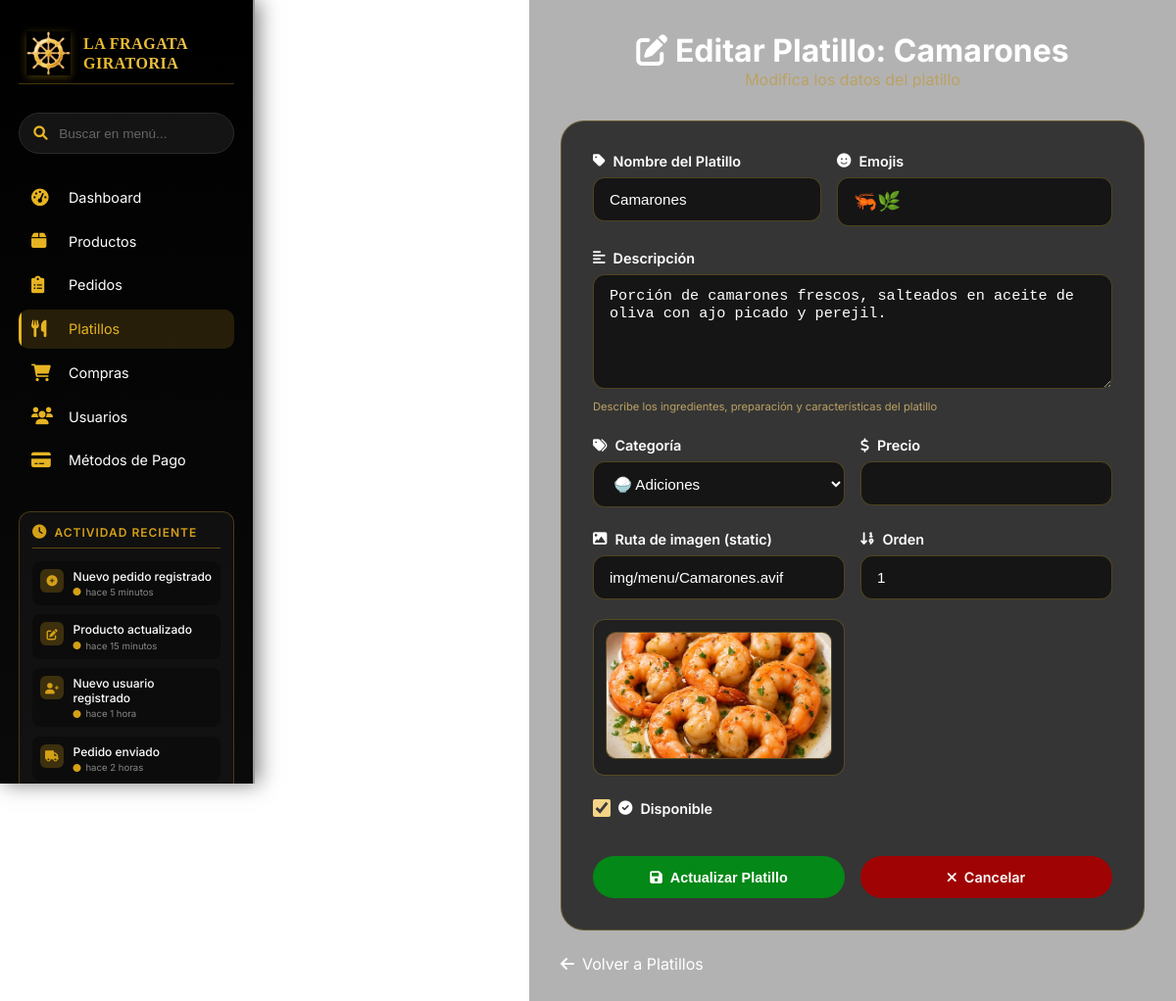
Screenshot of /platillos/platillos_editar/9/ with the database file from the repository.
### platillos/models.py (models this page shows, shortened)
class Platillo(models.Model):
    nombre = models.CharField(max_length=200, verbose_name="Nombre")
    descripcion = models.TextField(verbose_name="Descripción")
    categoria = models.ForeignKey(CategoriaPlatillo, on_delete=models.CASCADE, related_name='platillos', verbose_name="Categoría")
    imagen_url = models.CharField(
        max_length=500,
        verbose_name="Ruta de imagen",
        blank=True,
        help_text="Ruta en static, ej: img/menu/Ceviche-Clásico.avif",
    )
    emojis = models.CharField(max_length=50, verbose_name="Emojis", blank=True, help_text="Ej: 🐠🍋‍🟩")
    precio = models.DecimalField(max_digits=10, decimal_places=2, verbose_name="Precio")
    disponible = models.BooleanField(default=True, verbose_name="Disponible")
    destacado = models.BooleanField(default=False, verbose_name="Destacado")
    orden = models.IntegerField(default=0, verbose_name="Orden")
    fecha_creacion = models.DateTimeField(auto_now_add=True)
    fecha_actualizacion = models.DateTimeField(auto_now=True)
    class Meta:
        verbose_name = "Platillo"
        verbose_name_plural = "Platillos"
        ordering = ['orden', '-fecha_creacion']
    def get_imagen_static_path(self):
        if not self.imagen_url:
            return ''
        path = self.imagen_url.strip().replace('\\', '/')
        if path.startswith(('http://', 'https://')):
            return ''
        if path.startswith('/static/'):
            path = path[9:]
        elif path.startswith('static/'):
            path = path[7:]
        elif path.startswith('/'):
            path = path[1:]
        return path

class CategoriaPlatillo(models.Model):
    nombre = models.CharField(max_length=100, verbose_name="Nombre")
    descripcion = models.TextField(verbose_name="Descripción", blank=True)
    emoji = models.CharField(max_length=10, verbose_name="Emoji", blank=True, help_text="Ej: 🍕, 🍔, 🥗, 🍣")
    activo = models.BooleanField(default=True, verbose_name="Activo")
    orden = models.IntegerField(default=0, verbose_name="Orden")
    fecha_creacion = models.DateTimeField(auto_now_add=True)
    fecha_actualizacion = models.DateTimeField(auto_now=True)
    class Meta:
        verbose_name = "Categoría de Platillo"
        verbose_name_plural = "Categorías de Platillos"
        ordering = ['orden', 'nombre']

### platillos/views.py (the view, shortened to what this page needs)
# urls.py: path('platillos_editar/<int:pk>/', views.PlatilloUpdateView.as_view(), name='editar'),
class PlatilloUpdateView(UpdateView):
    model = Platillo
    fields = ['nombre', 'descripcion', 'categoria', 'imagen_url', 'emojis', 'precio', 'disponible', 'destacado', 'orden']
    template_name = 'roles/admin/Crud/platillos/platillo_editar.html'
    success_url = reverse_lazy('platillos:lista')
    def get_context_data(self, **kwargs):
        context = super().get_context_data(**kwargs)
        context['categorias'] = CategoriaPlatillo.objects.filter(activo=True)
        return context

### platillos/templatetags/platillos_tags.py (called while the page is built)
@register.simple_tag
def platillo_imagen(platillo):
    url = (platillo.imagen_url or '').strip()
    if url.startswith(('http://', 'https://')):
        return url
    path = platillo.get_imagen_static_path()
    if path:
        return static(path)
    return static('img/icono-fragata.jpg')

### templates/roles/admin/Crud/platillos/platillo_editar.html (shortened to what this page needs)
{% load static platillos_tags %}
<!DOCTYPE html>
<html lang="es">
<head>
    <link rel="stylesheet" href="https://cdnjs.cloudflare.com/ajax/libs/font-awesome/6.0.0/css/all.min.css">
    <link rel="stylesheet" href="{% static 'css/platillos_form.css' %}" />
</head>
<body>
<div class="layout-container">
    {% include 'layouts/sindear.html' %}
    <main class="main-content">
        <div class="form-container">
            <div class="form-header">
                <h1><i class="fas fa-edit"></i> Editar Platillo: {{ platillo.nombre }}</h1>
                <p>Modifica los datos del platillo</p>
            </div>
            <div class="form-card">
                <form method="post" class="platillo-form" id="platilloForm">
                    <div class="form-row">
                        <div class="form-group">
                            <label for="nombre">
                                <i class="fas fa-tag"></i> Nombre del Platillo
                            </label>
                            <input type="text" id="nombre" name="nombre" value="{{ platillo.nombre }}" required>
                        </div>
                        <div class="form-group">
                            <label for="emojis">
                                <i class="fas fa-smile"></i> Emojis
                            </label>
                            <input type="text" id="emojis" name="emojis" value="{{ platillo.emojis }}" maxlength="50" style="font-size: 1.2rem;">
                        </div>
                    </div>
                    <div class="form-group">
                        <label for="descripcion">
                            <i class="fas fa-align-left"></i> Descripción
                        </label>
                        <textarea id="descripcion" name="descripcion" rows="5" required>{{ platillo.descripcion }}</textarea>
                        <small class="form-text">Describe los ingredientes, preparación y características del platillo</small>
                    </div>
                    <div class="form-row">
                        <div class="form-group">
                            <label for="categoria">
                                <i class="fas fa-tags"></i> Categoría
                            </label>
                            <select id="categoria" name="categoria" required>
                                {% for categoria in categorias %}
                                <option value="{{ categoria.id }}" {% if platillo.categoria.id == categoria.id %}selected{% endif %}>
                                    {{ categoria.emoji|default:"📁" }} {{ categoria.nombre }}
                                </option>
                                {% endfor %}
                            </select>
                        </div>
                        <div class="form-group">
                            <label for="precio">
                                <i class="fas fa-dollar-sign"></i> Precio
                            </label>
                            <input type="number" id="precio" name="precio" step="0.01" min="0" value="{{ platillo.precio }}" required>
                        </div>
                    </div>
                    <div class="form-row">
                        <div class="form-group">
                            <label for="imagen_url">
                                <i class="fas fa-image"></i> Ruta de imagen (static)
                            </label>
                            <input type="text" id="imagen_url" name="imagen_url" value="{{ platillo.imagen_url }}" list="imagenes-menu" placeholder="img/menu/nombre.avif">
                            <div class="imagen-preview-wrap" id="imagenPreviewWrap">
                                <img id="imagenPreview" class="imagen-preview" src="{% platillo_imagen platillo %}" alt="Vista previa">
                            </div>
                        </div>
                        <div class="form-group">
                            <label for="orden">
                                <i class="fas fa-sort-numeric-down"></i> Orden
                            </label>
                            <input type="number" id="orden" name="orden" min="0" value="{{ platillo.orden }}">
                        </div>
                    </div>
                    <div class="form-group checkbox-group">
                        <label>
                            <input type="checkbox" id="disponible" name="disponible" {% if platillo.disponible %}checked{% endif %}>
                            <i class="fas fa-check-circle"></i> Disponible
                        </label>
                    </div>
                    <div class="form-buttons">
                        <button type="submit" class="btn-submit">
                            <i class="fas fa-save"></i> Actualizar Platillo
                        </button>
                        <a href="{% url 'platillos:lista' %}" class="btn-cancel">
                            <i class="fas fa-times"></i> Cancelar
                        </a>
                    </div>
                </form>
            </div>
            <a href="{% url 'platillos:lista' %}" class="back-link">
                <i class="fas fa-arrow-left"></i> Volver a Platillos
            </a>
        </div>
    </main>
</div>
</body>
</html>

### static/css/platillos_form.css (style rules this page uses)
:root { --color-dorado: #f5d487; --color-dorado-oscuro: #d4af37; --color-dorado-claro: #e6b422; --color-dorado-intenso: #ffd700; --color-texto-secundario: #bba163; --color-borde: rgba(212, 175, 55, 0.3); --color-verde: #10b981; --color-verde-hover: #34d399; --color-rojo: #ef4444; --color-rojo-hover: #f87171; --transition-smooth: all 0.3s cubic-bezier(0.4, 0, 0.2, 1); }
* { margin: 0; padding: 0; box-sizing: border-box; }
body { font-family: 'Inter', sans-serif; background: url('../img/BGgeneral.jpg') no-repeat center center / cover fixed; color: #ffffff; min-height: 100vh; }
.layout-container { display: flex; min-height: 100vh; }
.main-content { flex: 1; margin-left: 280px; padding: 2rem; background: rgba(0, 0, 0, 0.3); min-height: 100vh; display: flex; align-items: center; justify-content: center; }
.form-container { width: 100%; max-width: 800px; margin: 0 auto; }
.form-header { text-align: center; margin-bottom: 2rem; }
.form-header h1 { color: #ffffff; font-size: 2rem; font-weight: 700; }
.form-header p { color: var(--color-texto-secundario); font-size: 1rem; }
.form-card { background: rgba(0, 0, 0, 0.7); border: 1px solid var(--color-borde); border-radius: 24px; padding: 2rem; backdrop-filter: blur(10px); }
.platillo-form { display: flex; flex-direction: column; gap: 1.5rem; }
.form-row { display: grid; grid-template-columns: 1fr 1fr; gap: 1rem; }
.form-group { display: flex; flex-direction: column; gap: 0.5rem; }
.form-group label { font-weight: 600; color: #ffffff; font-size: 0.9rem; display: flex; align-items: center; gap: 0.5rem; }
.form-group input, .form-group select, .form-group textarea { padding: 0.8rem 1rem; border-radius: 12px; border: 1px solid var(--color-borde); background: rgba(0, 0, 0, 0.6); color: #ffffff; font-size: 0.95rem; transition: var(--transition-smooth); }
.form-group textarea { resize: vertical; min-height: 100px; }
.checkbox-group { flex-direction: row; align-items: center; }
.checkbox-group label { display: flex; align-items: center; gap: 0.5rem; cursor: pointer; }
.checkbox-group input { width: 18px; height: 18px; cursor: pointer; accent-color: var(--color-dorado); }
.form-text { font-size: 0.7rem; color: var(--color-texto-secundario); margin-top: 0.2rem; }
.form-buttons { display: flex; gap: 1rem; margin-top: 1rem; flex-wrap: wrap; }
.btn-submit, .btn-clear, .btn-cancel { flex: 1; padding: 0.8rem 1.5rem; border-radius: 40px; font-weight: 600; text-align: center; cursor: pointer; border: none; text-decoration: none; transition: var(--transition-smooth); display: inline-flex; align-items: center; justify-content: center; gap: 0.5rem; font-size: 0.9rem; }
.btn-submit { background: #048817; color: white; }
.btn-cancel { background: #9f0303; color: white; }
.back-link { display: inline-flex; align-items: center; gap: 0.5rem; margin-top: 1.5rem; color: #ffffff; text-decoration: none; transition: var(--transition-smooth); }
.imagen-preview-wrap { margin-top: 0.75rem; padding: 0.75rem; border: 1px solid var(--color-borde); border-radius: 12px; background: rgba(0, 0, 0, 0.4); text-align: center; }
.imagen-preview { max-width: 100%; max-height: 180px; border-radius: 10px; object-fit: cover; border: 1px solid var(--color-borde); }

### rows the page displays
Platillo: nombre "Camarones", emojis "🦐🌿", descripcion "Porción de camarones frescos, salteados en aceite de oliva con ajo picado y perejil.", categoria "🍚 Adiciones", imagen_url "img/menu/Camarones.avif", imagen_url (picture), orden "1", disponible "☑"
